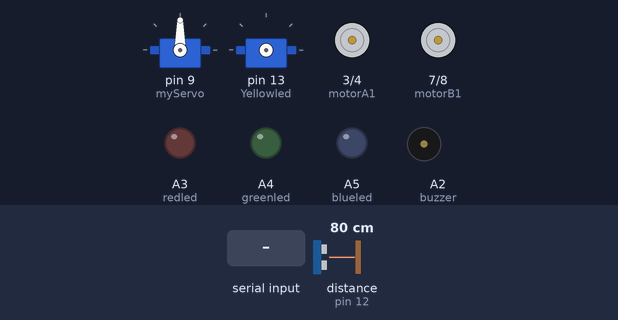
Recording of a sketch running on a simulated Arduino Uno, built with avr-gcc and run on an emulated ATmega328P. Shown: 2 × servo, motor-driver pin pairs drawn as motors (green arrow = first pin HIGH = forward, orange = second pin HIGH = backward, longer = more drive, scaled by the enable pin), output pins drawn as LEDs (lit = HIGH), buzzer (waves = sounding, pin HIGH). Wiring (inferred from the names in the program): servo: signal pin 13. The test bench sets the inputs (shaded band); at power-on: distance to the obstacle (sensor on pin 12) 80 cm. The echo pulse lasts 58.3 µs per cm; servo pulses on a pin are drawn as a servo (544–2400 µs = 0–180°); pins used as bus, display or sensor lines are not drawn; what the sketch prints to the serial monitor is not drawn.

Above: at 1.2 s.
1.3 s: "F" received over Serial
At 1.7 s:
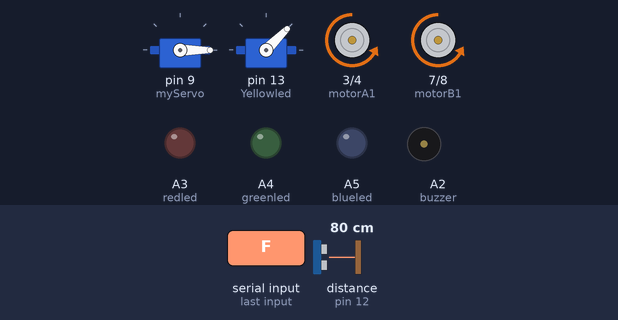
4.3 s: byte 72 ('H') received over Serial
At 5.1 s:
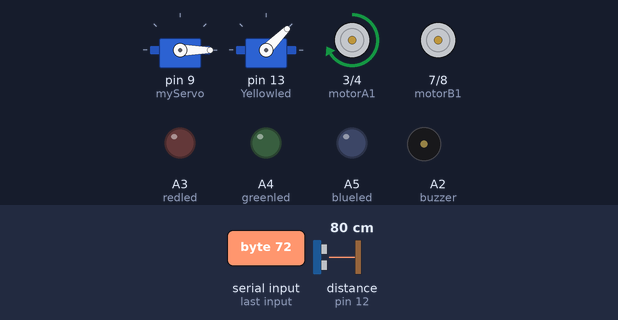
5.8 s: byte 76 ('L') received over Serial
At 6.1 s:
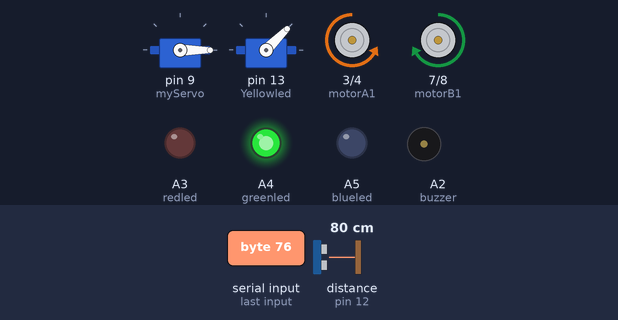
7.3 s: byte 82 ('R') received over Serial
At 8.5 s:
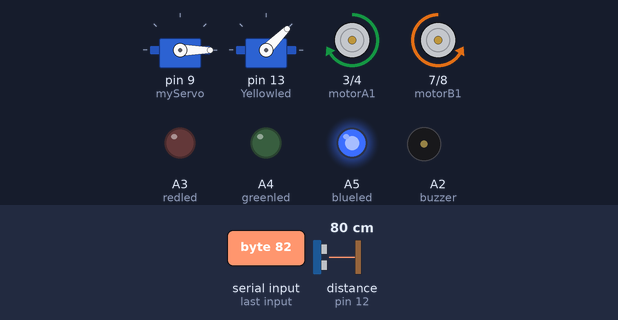
8.8 s: byte 83 ('S') received over Serial
At 9.6 s:
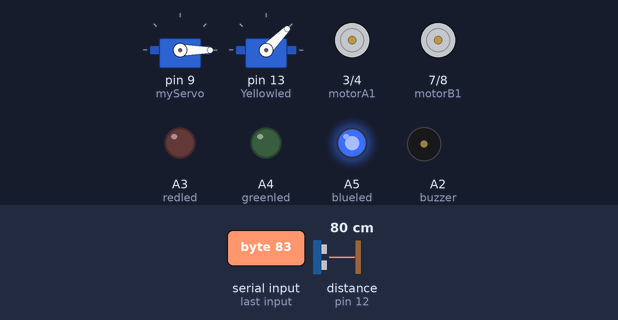
10.3 s: byte 79 ('O') received over Serial
At 11.1 s:
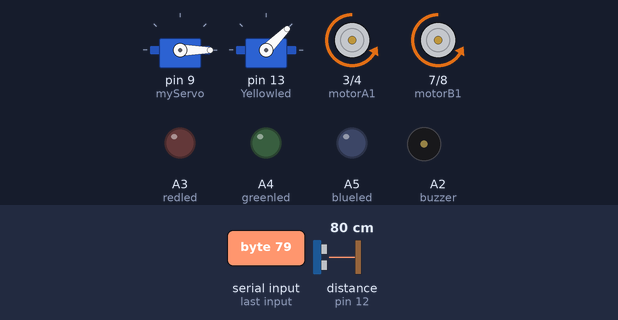
Timing chart, 0 to 12.8 s (numbered marks = the images above; inputs shaded):
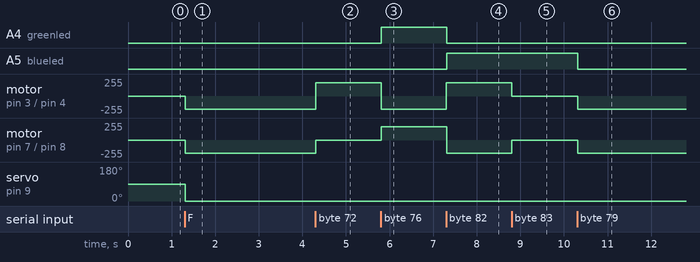

The sketch:

Teff_Seed_row_Robot_Code.ino.ino
```cpp
//MSC PROJECT:DESIGN AND IMPLIMENTATION OF SOLAR POWERED TEFF SEED ROW PLANTING ROBOT//
//ELECTRONICS COMMUNICATION MANAGEMENT
//*BY BIRHANU YAYEH 2013 E.C*
//************************************************************************************//

#include <SoftwareSerial.h>
#include <Servo.h>
//L293 Connection
const int motorA1      = 3;
const int motorA2      = 4;
const int motorAspeed  = 5;
const int motorB1      = 7;
const int motorB2      = 8;
const int motorBspeed  = 6;

//Useful Variables
int state;
int vSpeed = 200; // Default speed, from 0 to 255
int greenled = A4;// Connect greenled to analog A4 of arduino board
int redled = A3; //Connect redled to analog A3 of arduino board
int blueled = A5; //Connect Blueled to analog A5 of arduino board
int Yellowled = 13;//Connect Yellowled to analog pin 13 of arduino board
int buzzer = A2; //Connect Yellowled to analog pin 13 of arduino board
int angle = 0; // defining servo intial agle to 0
int trig = 11; // connect trigger pin of Ultrasonic to pin number 11
int echo = 12; // connect echo pin of Ultrasonic to pin number 12
Servo myServo;

void setup() {
  // Set pins as outputs:
  pinMode(motorA1, OUTPUT);// Definning motorA1 as an output
  pinMode(motorA2, OUTPUT);//Definning motorA2 as an output
  pinMode(motorB1, OUTPUT);//Definning motorB1 as an output
  pinMode(motorB2, OUTPUT);//Definning motorB2 as an output
  pinMode(buzzer, OUTPUT);//Definning buzzer as an output
  myServo.attach(9);//Definning servo to pin 9
  // Initialize serial communication at 9600 bits per second:
  Serial.begin(9600);
  pinMode(greenled, OUTPUT);//Definning greenled as an output
  pinMode(redled, OUTPUT); //Definning redled as an output
  pinMode(blueled, OUTPUT);//Definning blueled as an output
  pinMode(Yellowled, OUTPUT);//Definning yellowled as an output
  pinMode(trig, OUTPUT);
  pinMode(echo, INPUT);
}

void loop() {

  if (Serial.available() > 0) {
    state = Serial.read();

  }

  Serial.println(state);
  //Change speed if state is equal from 0 to 4. Values must be from 0 to 255 (PWM)
  if (state == '0') {
    vSpeed = 0;
  }
  else if (state == '1') {
    vSpeed = 100;
  }
  else if (state == '2') {
    vSpeed = 180;
  }
  else if (state == '3') {
    vSpeed = 200;
  }
  else if (state == '4') {
    vSpeed = 255;
  }

  /***********************Forward****************************/
  //If state is equal with letter 'F', car will go forward!
  if (state == 'F') {
    digitalWrite (motorA1, LOW);
    delay(1);
    digitalWrite(motorA2, HIGH);
    delay(1);
    digitalWrite (motorB1, LOW);
    delay(1);
    digitalWrite(motorB2, HIGH);
    digitalWrite(redled , LOW);
    digitalWrite(greenled , LOW);
    digitalWrite(blueled, LOW);
    digitalWrite(buzzer, LOW);
    digitalWrite(Yellowled, HIGH);
    delay(1);
    digitalWrite(Yellowled, LOW);
    delay(1);
    myServo.write(0);
    analogWrite (motorAspeed, vSpeed);
    analogWrite (motorBspeed, vSpeed);
  }
  /**********************Forward Left************************/
  //If state is equal with letter 'I', car will go forward left
  else if (state == 'I') {
    digitalWrite (motorA1, LOW);
    delay(1);
    digitalWrite(motorA2, HIGH);
    delay(1);
    digitalWrite (motorB1, LOW);
    delay(1);
    digitalWrite(motorB2, HIGH);
    digitalWrite(redled , LOW);
    digitalWrite(greenled , LOW);
    digitalWrite(blueled, LOW);
    digitalWrite(buzzer, LOW);
    analogWrite (motorAspeed, 0);
    analogWrite (motorBspeed, vSpeed);
  }
  /**********************Forward Right************************/
  //If state is equal with letter 'G', car will go forward right
  else if (state == 'G') {
    digitalWrite (motorA1, LOW);
    delay(1);
    digitalWrite(motorA2, HIGH);
    delay(1);
    digitalWrite (motorB1, LOW);
    delay(1);
    digitalWrite(motorB2, HIGH);
    digitalWrite(redled , LOW);
    digitalWrite(greenled , LOW);
    digitalWrite(blueled, LOW);
    digitalWrite(buzzer, LOW);
    analogWrite (motorAspeed, vSpeed);
    analogWrite (motorBspeed, 0);
  }
  /***********************Backward****************************/
  //If state is equal with letter 'B', car will go backward
  else if (state == 'B') {
    digitalWrite (motorA1, HIGH);
    delay(1);
    digitalWrite(motorA2, LOW);
    delay(1);
    digitalWrite (motorB1, HIGH);
    delay(1);
    digitalWrite(motorB2, LOW);
    digitalWrite(redled , HIGH);
    digitalWrite(greenled , LOW);
    digitalWrite(blueled, LOW);
    digitalWrite(buzzer, HIGH);
    myServo.write(90);
    analogWrite (motorAspeed, vSpeed);
    analogWrite (motorBspeed, vSpeed);
  }
  /**********************Backward Left************************/
  //If state is equal with letter 'J', car will go backward left
  else if (state == 'J') {
    digitalWrite (motorA1, HIGH);
    delay(1);
    digitalWrite(motorA2, LOW);
    delay(1);
    digitalWrite (motorB1, HIGH);
    delay(1);
    digitalWrite(motorB2, LOW);
    digitalWrite(redled , LOW);
    digitalWrite(greenled , LOW);
    digitalWrite(blueled, LOW);
    digitalWrite(buzzer, LOW);
    analogWrite (motorAspeed, 0);
    analogWrite (motorBspeed, vSpeed);
  }
  /**********************Backward Right************************/
  //If state is equal with letter 'H', car will go backward right
  else if (state == 'H') {
    digitalWrite (motorA1, HIGH);
    delay(1);
    digitalWrite(motorA2, LOW);
    delay(1);
    digitalWrite (motorB1, HIGH);
    delay(1);
    digitalWrite(motorB2, LOW);
    digitalWrite(redled , LOW);
    digitalWrite(greenled , LOW);
    digitalWrite(blueled, LOW);
    digitalWrite(buzzer, LOW);
    analogWrite (motorAspeed, vSpeed);
    analogWrite (motorBspeed, 0);
  }
  /***************************Left*****************************/
  //If state is equal with letter 'L', wheels will turn left
  else if (state == 'L') {
    digitalWrite (motorA2, HIGH);
    delay(1);
    digitalWrite(motorA1, LOW);
    delay(1);
    digitalWrite (motorB2, LOW);
    delay(1);
    digitalWrite(motorB1, HIGH);
    digitalWrite(redled , LOW);
    digitalWrite(greenled , HIGH);
    digitalWrite(blueled, LOW);
    digitalWrite(buzzer, LOW);
    analogWrite (motorAspeed, vSpeed);
    analogWrite (motorBspeed, vSpeed);
  }
  /***************************Right*****************************/
  //If state is equal with letter 'R', wheels will turn right
  else if (state == 'R') {
    digitalWrite (motorA2, LOW);
    delay(1);
    digitalWrite(motorA1, HIGH);
    delay(1);
    digitalWrite (motorB2, HIGH);
    delay(1);
    digitalWrite(motorB1, LOW);
    digitalWrite(redled , LOW);
    digitalWrite(greenled , LOW);
    digitalWrite(blueled, HIGH);
    digitalWrite(buzzer, LOW);
    analogWrite (motorAspeed, vSpeed);
    analogWrite (motorBspeed, vSpeed);
  }

  /************************Stop*****************************/
  //If state is equal with letter 'S', stop the car
  else if (state == 'S') {
    analogWrite(motorA1, 0);
    analogWrite(motorA2, 0);
    analogWrite(motorB1, 0);
    analogWrite(motorB2, 0);
    /************************Stop*****************************/
    //If state is equal with letter 'O', make the car to auto mode
  }
  else if (state == 'O')
  {
    long du = 0, ds = 0; // Transmitting pulse
    digitalWrite(trig, LOW);//set trig pin to high
    delayMicroseconds(10);//wait 2MS
    digitalWrite(trig, HIGH);//set trig pin to high to send pulse
    delayMicroseconds(10);//wait 10MS
    digitalWrite(trig, LOW);// Waiting for pulse
    du = pulseIn(echo, HIGH);// check for the pulse
    ds = du * 0.034 / 2 ;// Calculating distance

    //move the car forward

    digitalWrite (motorA1, LOW);
    delay(1);
    digitalWrite(motorA2, HIGH);
    delay(1);
    digitalWrite (motorB1, LOW);
    delay(1);
    digitalWrite(motorB2, HIGH);
    digitalWrite(redled , LOW);
    digitalWrite(greenled , LOW);
    digitalWrite(blueled, LOW);
    digitalWrite(buzzer, LOW);
    analogWrite (motorAspeed, vSpeed);
    analogWrite (motorBspeed, vSpeed);

    if (ds <= 10) //if the space betwen the robot and the object less than 10 or 10 then turn right until the robot gets a space more than 10
    {
      analogWrite (motorAspeed, vSpeed);
      analogWrite (motorBspeed, vSpeed);
      digitalWrite (motorA2, LOW);
      delay(1);
      digitalWrite(motorA1, HIGH);
      delay(1);
      digitalWrite (motorB2, HIGH);
      delay(1);
      digitalWrite(motorB1, LOW);
      digitalWrite(redled , LOW);
      digitalWrite(greenled , LOW);
      digitalWrite(blueled, HIGH);
      digitalWrite(buzzer, LOW);
    }
    state == 'O';//here we will let the robot do the same job untill the we press stop bottom from mobile or press any bottom so we control it manualy
  }
}
```

Measured:
- after the input at 1.3 s, motor on pin 3 (motorA1) / pin 4 (motorA2), motor on pin 7 (motorB1) / pin 8 (motorB2): stopped → backward 200/255 at once; servo on pin 9 (myServo): 90° → 0° at once
- after the input at 4.3 s, motor on pin 3 (motorA1) / pin 4 (motorA2): backward 200/255 → forward 200/255 at once; motor on pin 7 (motorB1) / pin 8 (motorB2): backward 200/255 → stopped at once
- after the input at 5.8 s, A4 (greenled): LOW → HIGH at once; motor on pin 3 (motorA1) / pin 4 (motorA2): forward 200/255 → backward 200/255 at once; motor on pin 7 (motorB1) / pin 8 (motorB2): stopped → forward 200/255 at once
- after the input at 7.3 s, A4 (greenled): HIGH → LOW at once; A5 (blueled): LOW → HIGH at once; motor on pin 3 (motorA1) / pin 4 (motorA2): backward 200/255 → forward 200/255 at once; motor on pin 7 (motorB1) / pin 8 (motorB2): forward 200/255 → backward 200/255 at once
- after the input at 8.8 s, motor on pin 3 (motorA1) / pin 4 (motorA2): forward 200/255 → stopped at once; motor on pin 7 (motorB1) / pin 8 (motorB2): backward 200/255 → stopped at once
- after the input at 10.3 s, A5 (blueled): HIGH → LOW at once; motor on pin 3 (motorA1) / pin 4 (motorA2), motor on pin 7 (motorB1) / pin 8 (motorB2): stopped → backward 200/255 at once
